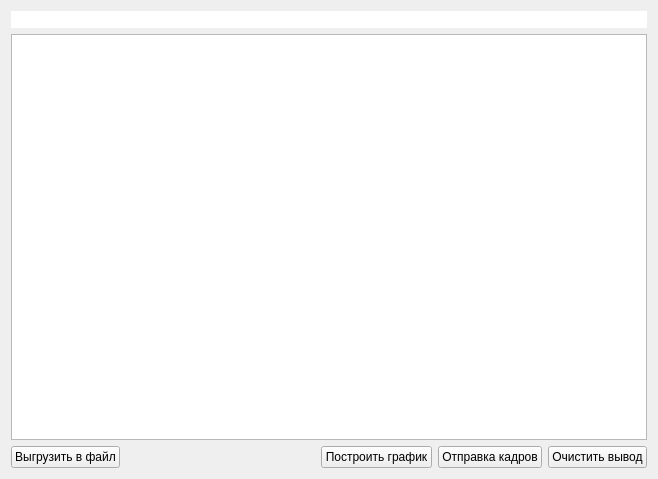
<?xml version="1.0" encoding="UTF-8"?>
<ui version="4.0">
 <class>MdiSubWindow</class>
 <widget class="QWidget" name="MdiSubWindow">
  <property name="geometry">
   <rect>
    <x>0</x>
    <y>0</y>
    <width>658</width>
    <height>479</height>
   </rect>
  </property>
  <property name="windowTitle">
   <string>Form</string>
  </property>
  <layout class="QVBoxLayout" name="verticalLayout">
   <item>
    <widget class="QLineEdit" name="header">
     <property name="font">
      <font>
       <family>Consolas</family>
       <pointsize>10</pointsize>
      </font>
     </property>
     <property name="styleSheet">
      <string notr="true">padding-left: 5px;</string>
     </property>
     <property name="text">
      <string/>
     </property>
     <property name="frame">
      <bool>false</bool>
     </property>
     <property name="readOnly">
      <bool>true</bool>
     </property>
    </widget>
   </item>
   <item>
    <widget class="QPlainTextEdit" name="log">
     <property name="font">
      <font>
       <family>Consolas</family>
       <pointsize>10</pointsize>
      </font>
     </property>
     <property name="readOnly">
      <bool>true</bool>
     </property>
     <property name="maximumBlockCount">
      <number>1000000</number>
     </property>
    </widget>
   </item>
   <item>
    <layout class="QHBoxLayout" name="horizontalLayout">
     <item>
      <widget class="QPushButton" name="saveLog">
       <property name="text">
        <string>Выгрузить в файл</string>
       </property>
      </widget>
     </item>
     <item>
      <spacer name="horizontalSpacer">
       <property name="orientation">
        <enum>Qt::Horizontal</enum>
       </property>
       <property name="sizeHint" stdset="0">
        <size>
         <width>40</width>
         <height>20</height>
        </size>
       </property>
      </spacer>
     </item>
     <item>
      <widget class="QPushButton" name="pushButton">
       <property name="text">
        <string>Построить график</string>
       </property>
      </widget>
     </item>
     <item>
      <widget class="QPushButton" name="send">
       <property name="text">
        <string>Отправка кадров</string>
       </property>
      </widget>
     </item>
     <item>
      <widget class="QPushButton" name="clear">
       <property name="maximumSize">
        <size>
         <width>300</width>
         <height>16777215</height>
        </size>
       </property>
       <property name="styleSheet">
        <string notr="true"/>
       </property>
       <property name="text">
        <string>Очистить вывод</string>
       </property>
      </widget>
     </item>
    </layout>
   </item>
  </layout>
 </widget>
 <resources/>
 <connections/>
</ui>
